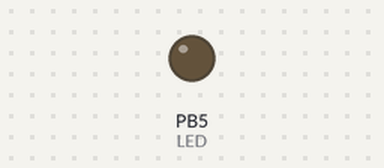
The program below on a simulated ATmega328P, built with avr-gcc and emulated at 16 MHz (the files do not name the chip). Parts: output pins drawn as LEDs (lit = HIGH).

Above: at 1.5 s.
At 11.7 s:
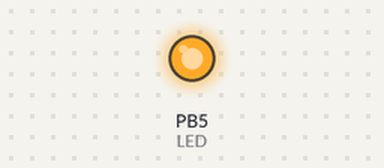
Timing chart, 0 to 12.0 s (numbered marks = the images above):
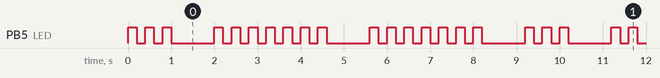

Measured:
- by itself, PB5 (LED): moves between LOW and HIGH, repeating every 9.2 s
- by itself, everything shown: repeats every 9.2 s, in 34 steps

The program:

main.c
```c
/*
 * Created: 7/24/2018 7:05:14 PM
 * Author : Giorgi Aptsiauri
 */
#define F_CPU 16000000UL  // 16MHz clock from the debug processor
#include <avr/io.h>
#include <util/delay.h>


int main(void)
{
    /* Replace with your application code */
    while (1)
    {
		unsigned char i;

		DDRB |= (1<<DDB5);  //0x20 (hex) // Set port bit B5 in data direction register to 1: an OUTput
		while(1){
			for(i = 0; i < 3; i++)
			{
				PORTB |= (1<<PORTB5); //Set port bit B5 to 1 to turn on the LED
				_delay_ms(200);  //delay 100ms
				PORTB &= ~(1<<PORTB5); //Clear port bit B5 to 0 to turn off the LED
				_delay_ms(200);
			}


			_delay_ms(800);

			for(i = 0; i < 7; i++)
			{
				PORTB |= (1<<PORTB5); //Set port bit B5 to 1 to turn on the LED
				_delay_ms(200);  //delay 100ms
				PORTB &= ~(1<<PORTB5); //Clear port bit B5 to 0 to turn off the LED
				_delay_ms(200);
			}

			_delay_ms(800);

			for(i = 0; i < 7; i++)
			{
				PORTB |= (1<<PORTB5); //Set port bit B5 to 1 to turn on the LED
				_delay_ms(200);  //delay 100ms
				PORTB &= ~(1<<PORTB5); //Clear port bit B5 to 0 to turn off the LED
				_delay_ms(200);
			}
			_delay_ms(800);
		}

    }
}
```
